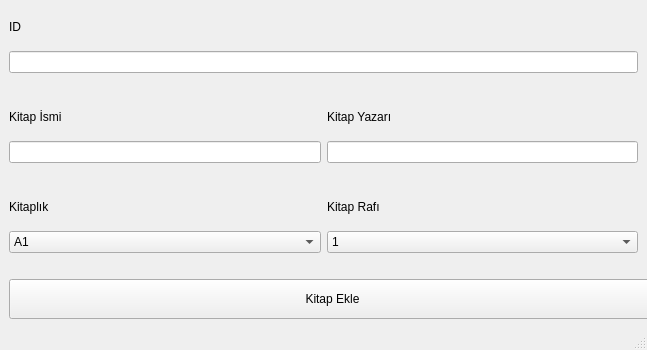
<?xml version="1.0" encoding="UTF-8"?>
<ui version="4.0">
 <class>MainWindow</class>
 <widget class="QMainWindow" name="MainWindow">
  <property name="geometry">
   <rect>
    <x>0</x>
    <y>0</y>
    <width>647</width>
    <height>350</height>
   </rect>
  </property>
  <property name="minimumSize">
   <size>
    <width>647</width>
    <height>350</height>
   </size>
  </property>
  <property name="windowTitle">
   <string>Kitap Ekle</string>
  </property>
  <widget class="QWidget" name="centralwidget">
   <layout class="QGridLayout" name="gridLayout_2">
    <item row="0" column="0">
     <layout class="QGridLayout" name="gridLayout">
      <item row="7" column="1">
       <widget class="QComboBox" name="kitap_rafi_comboBox">
        <item>
         <property name="text">
          <string>1</string>
         </property>
        </item>
        <item>
         <property name="text">
          <string>2</string>
         </property>
        </item>
        <item>
         <property name="text">
          <string>3</string>
         </property>
        </item>
        <item>
         <property name="text">
          <string>4</string>
         </property>
        </item>
       </widget>
      </item>
      <item row="2" column="0" colspan="2">
       <spacer name="horizontalSpacer">
        <property name="orientation">
         <enum>Qt::Horizontal</enum>
        </property>
        <property name="sizeHint" stdset="0">
         <size>
          <width>40</width>
          <height>20</height>
         </size>
        </property>
       </spacer>
      </item>
      <item row="9" column="0" colspan="2">
       <widget class="QPushButton" name="btnKitapEkle">
        <property name="minimumSize">
         <size>
          <width>647</width>
          <height>40</height>
         </size>
        </property>
        <property name="text">
         <string>Kitap Ekle</string>
        </property>
       </widget>
      </item>
      <item row="4" column="1">
       <widget class="QLineEdit" name="kitap_yazari_lineEdit"/>
      </item>
      <item row="5" column="0" colspan="2">
       <spacer name="horizontalSpacer_2">
        <property name="orientation">
         <enum>Qt::Horizontal</enum>
        </property>
        <property name="sizeHint" stdset="0">
         <size>
          <width>40</width>
          <height>20</height>
         </size>
        </property>
       </spacer>
      </item>
      <item row="6" column="0">
       <widget class="QLabel" name="kitaplik_label">
        <property name="text">
         <string>Kitaplık</string>
        </property>
       </widget>
      </item>
      <item row="7" column="0">
       <widget class="QComboBox" name="kitaplik_comboBox">
        <item>
         <property name="text">
          <string>A1</string>
         </property>
        </item>
        <item>
         <property name="text">
          <string>A2</string>
         </property>
        </item>
        <item>
         <property name="text">
          <string>A3</string>
         </property>
        </item>
        <item>
         <property name="text">
          <string>A4</string>
         </property>
        </item>
        <item>
         <property name="text">
          <string>A5</string>
         </property>
        </item>
        <item>
         <property name="text">
          <string>A6</string>
         </property>
        </item>
        <item>
         <property name="text">
          <string>A7</string>
         </property>
        </item>
        <item>
         <property name="text">
          <string>A8</string>
         </property>
        </item>
        <item>
         <property name="text">
          <string>A9</string>
         </property>
        </item>
        <item>
         <property name="text">
          <string>A10</string>
         </property>
        </item>
        <item>
         <property name="text">
          <string>B1</string>
         </property>
        </item>
        <item>
         <property name="text">
          <string>B2</string>
         </property>
        </item>
        <item>
         <property name="text">
          <string>B3</string>
         </property>
        </item>
        <item>
         <property name="text">
          <string>B4</string>
         </property>
        </item>
        <item>
         <property name="text">
          <string>B5</string>
         </property>
        </item>
        <item>
         <property name="text">
          <string>B6</string>
         </property>
        </item>
        <item>
         <property name="text">
          <string>B7</string>
         </property>
        </item>
        <item>
         <property name="text">
          <string>B8</string>
         </property>
        </item>
        <item>
         <property name="text">
          <string>B9</string>
         </property>
        </item>
        <item>
         <property name="text">
          <string>B10</string>
         </property>
        </item>
       </widget>
      </item>
      <item row="3" column="0">
       <widget class="QLabel" name="kitap_ismi_label">
        <property name="text">
         <string>Kitap İsmi</string>
        </property>
       </widget>
      </item>
      <item row="4" column="0">
       <widget class="QLineEdit" name="kitap_ismi_lineEdit"/>
      </item>
      <item row="6" column="1">
       <widget class="QLabel" name="kitap_rafi_label">
        <property name="text">
         <string>Kitap Rafı</string>
        </property>
       </widget>
      </item>
      <item row="0" column="0">
       <widget class="QLabel" name="id_label">
        <property name="text">
         <string>ID</string>
        </property>
       </widget>
      </item>
      <item row="3" column="1">
       <widget class="QLabel" name="kitap_yazari_label">
        <property name="text">
         <string>Kitap Yazarı</string>
        </property>
       </widget>
      </item>
      <item row="8" column="0" colspan="2">
       <spacer name="horizontalSpacer_3">
        <property name="orientation">
         <enum>Qt::Horizontal</enum>
        </property>
        <property name="sizeHint" stdset="0">
         <size>
          <width>40</width>
          <height>20</height>
         </size>
        </property>
       </spacer>
      </item>
      <item row="1" column="0" colspan="2">
       <widget class="QLineEdit" name="id_lineEdit"/>
      </item>
     </layout>
    </item>
   </layout>
  </widget>
  <widget class="QStatusBar" name="statusbar"/>
 </widget>
 <tabstops>
  <tabstop>id_lineEdit</tabstop>
  <tabstop>kitap_ismi_lineEdit</tabstop>
  <tabstop>kitap_yazari_lineEdit</tabstop>
  <tabstop>kitaplik_comboBox</tabstop>
  <tabstop>kitap_rafi_comboBox</tabstop>
  <tabstop>btnKitapEkle</tabstop>
 </tabstops>
 <resources/>
 <connections/>
</ui>
